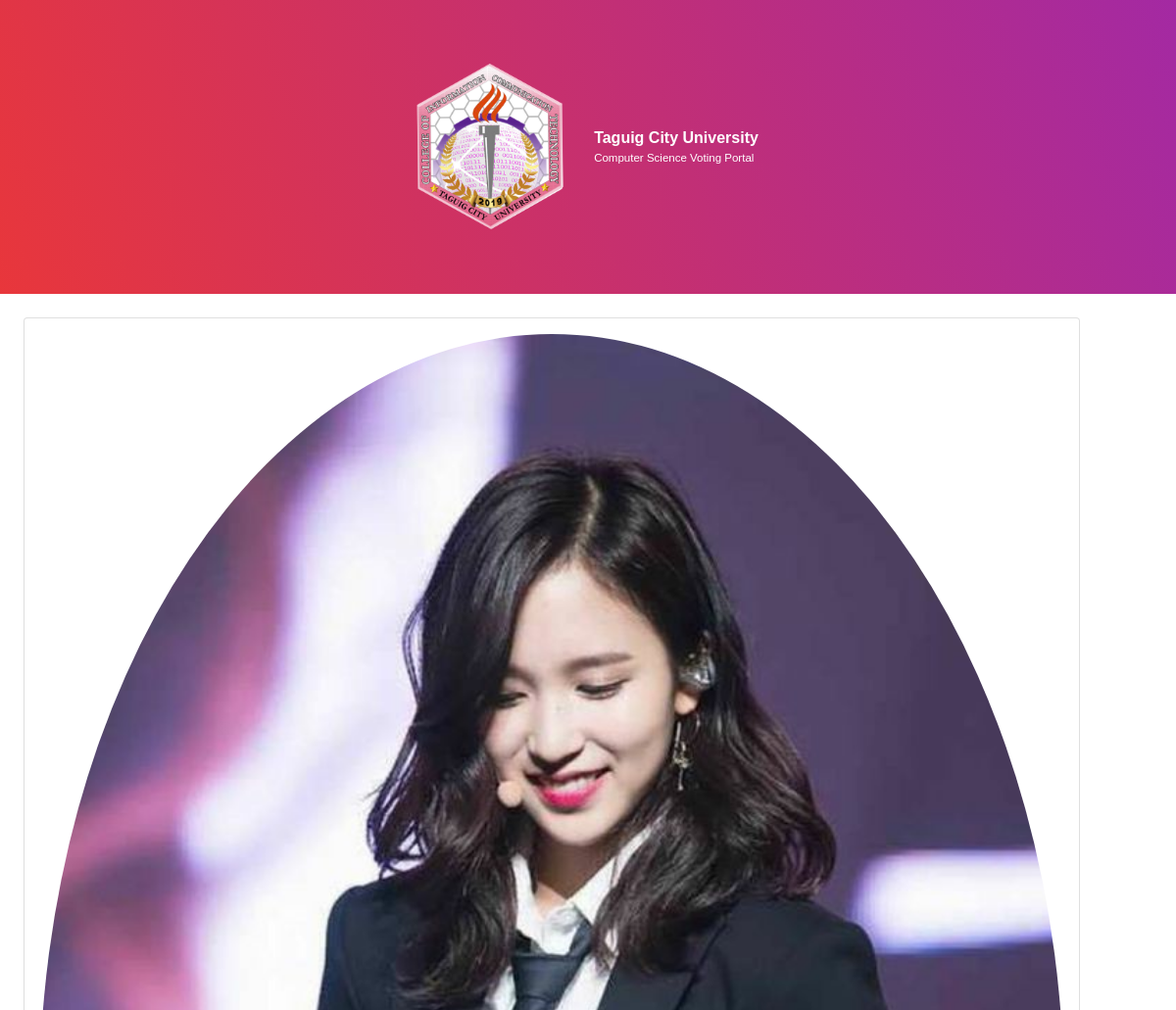
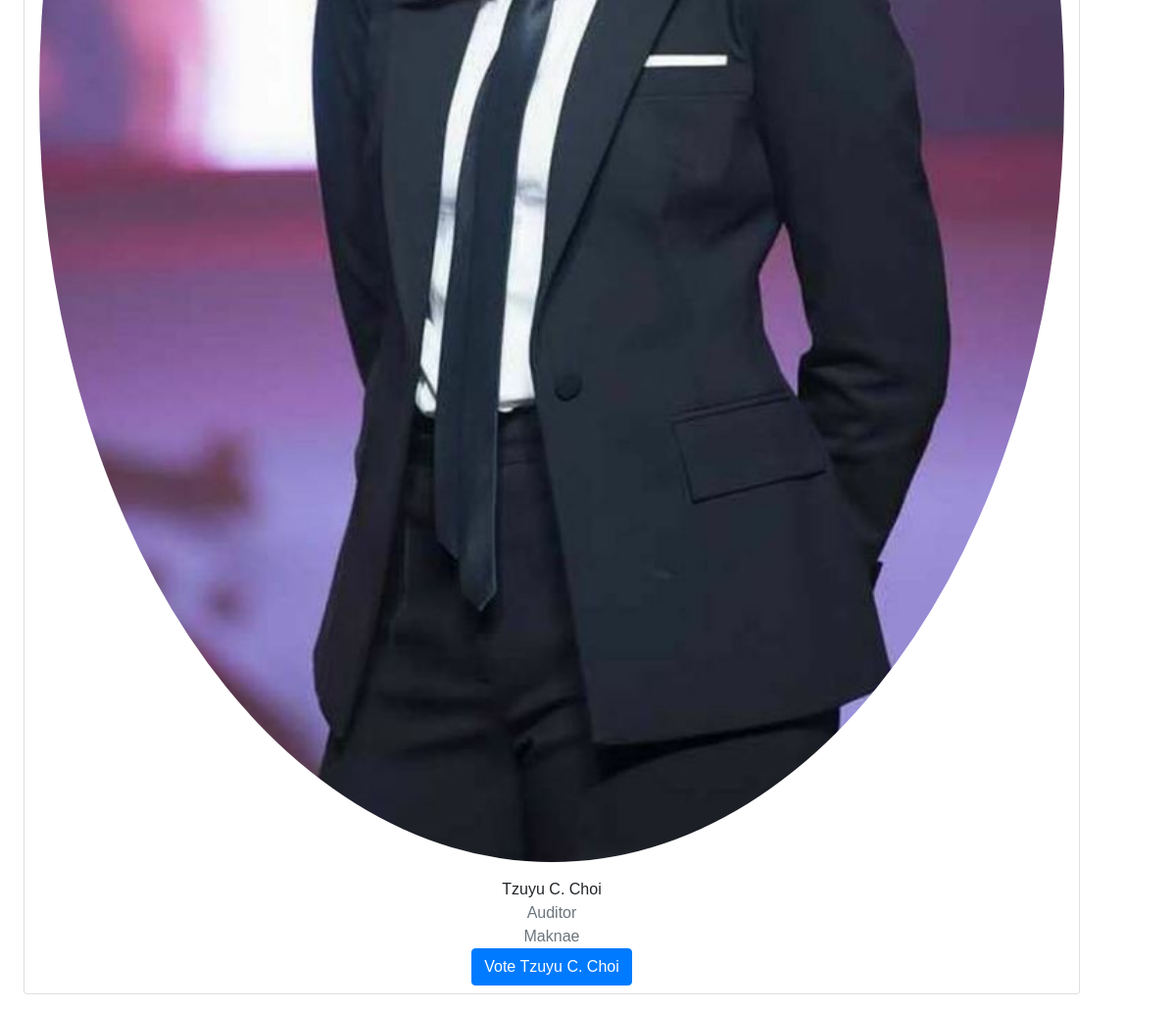
Screenshot of /audi.php with the database file from the repository (2 pictures, top to bottom).
### tables this page shows
CREATE TABLE `candidate` (
  `candidatename` varchar(50) NOT NULL,
  `candidatestudentnumber` varchar(50) NOT NULL,
  `candidateage` varchar(50) NOT NULL,
  `candidategender` varchar(10) NOT NULL,
  `candidatecourse` varchar(50) NOT NULL,
  `candidateposition` varchar(50) NOT NULL,
  `candidatepartylist` varchar(50) NOT NULL,
  `candidatepicture` varchar(100) NOT NULL
);

### audi.php (the view, shortened to what this page needs)
<!DOCTYPE html>
<html lang="en">
<head>
    <link rel="stylesheet" href="https://cdn.jsdelivr.net/npm/bootstrap@4.3.1/dist/css/bootstrap.min.css">
    <link rel="stylesheet" href="/css/vote.css">
</head>
<body>
    <div class="top">
        <div class="logo">
            <img src="/src/cict.png" class="icon">
        </div>
        <div class="name">
            <p class="schoolname">Taguig City University</p>
            <p class="webname">Computer Science Voting Portal</p>
        </div>
    </div><br>
    <div>
        <?php
        include('connection.php');
        $countquery = "SELECT * FROM candidate WHERE candidateposition = 'Auditor'";
        $countres = mysqli_query($conn, $countquery);
        while ($getrow = mysqli_fetch_array($countres)) {
            $cname = $getrow["candidatename"];
            $cpos = $getrow["candidateposition"];
            $cstno = $getrow["candidatestudentnumber"];
            $cpartylist = $getrow["candidatepartylist"];
            $imageurl = $getrow["candidatepicture"];
            echo    '<form method = "post">
                        <div class="row pb-3 ml-4 mr-0">
                            <div class="col-11 card text-center" style="width: 18rem;">
                                    <img src="src/candidate/Auditor/' . $imageurl . '" class="card-img-top py-3 rounded-circle" alt="...">
                                    <div class="card-body-lg py-0 px-0">
                                        <p class="card-text">' . $cname . '</p>
                                        <p class="text-secondary">' . $cpos . '</p>
                                        <p class="text-secondary">' . $cpartylist . '</p>
                                        <button class="btn btn-primary mb-2" type="submit" name = "voteaudi" value = "' . $cstno . '" >Vote ' . $cname . ' </button>
                                    </div>
                                </div>
                            </div>
                        </form>';
        }
        ?>
    </div>
</body>
</html>

### css/vote.css (style rules this page uses)
html { font-size: 1rem; }
body { font-family: Arial, Helvetica, sans-serif; margin: 0 0 0 0; padding: 0 0 0 0; }
p { margin-bottom: 0; }
.webname { font-size: 0.72rem; }
.icon { width: 15vw; }
.top { width: 100%; display: flex; align-items: center; justify-content: center; padding: 5% 0 5% 0; background-image: linear-gradient(247.23deg, #a229a5 -2.25%, #eb3737 104.04%); color: white; column-gap: 1rem; z-index: 2; }
.schoolname { font-weight: bolder; }
.webname, .schoolname { margin-top: 0; margin-bottom: 0; }

### rows the page displays
candidate: candidatepicture (picture), candidatename "Tzuyu C. Choi", candidateposition "Auditor", candidatepartylist "Maknae"
